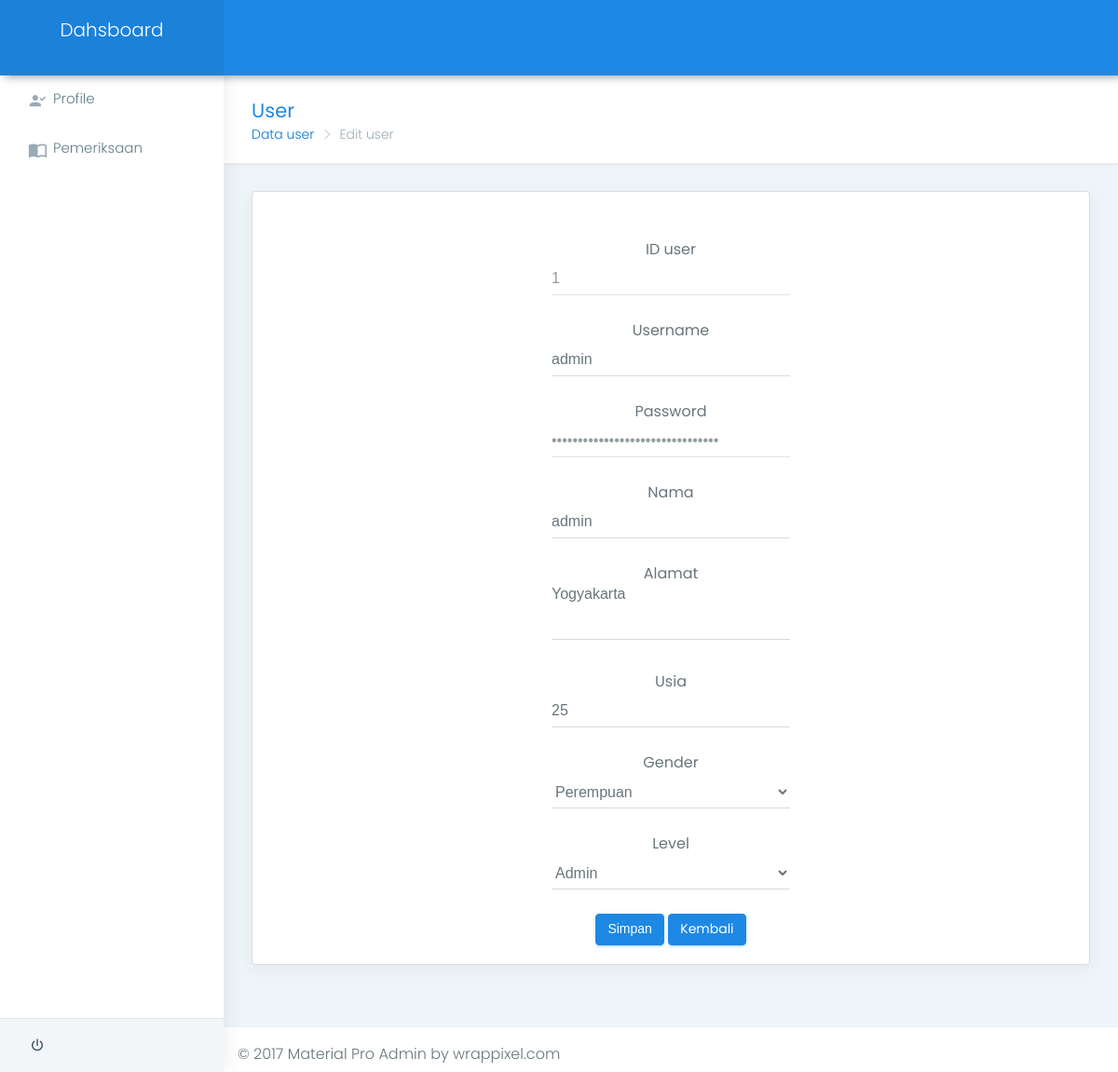
The app's page /back/user/edit/1, older data.
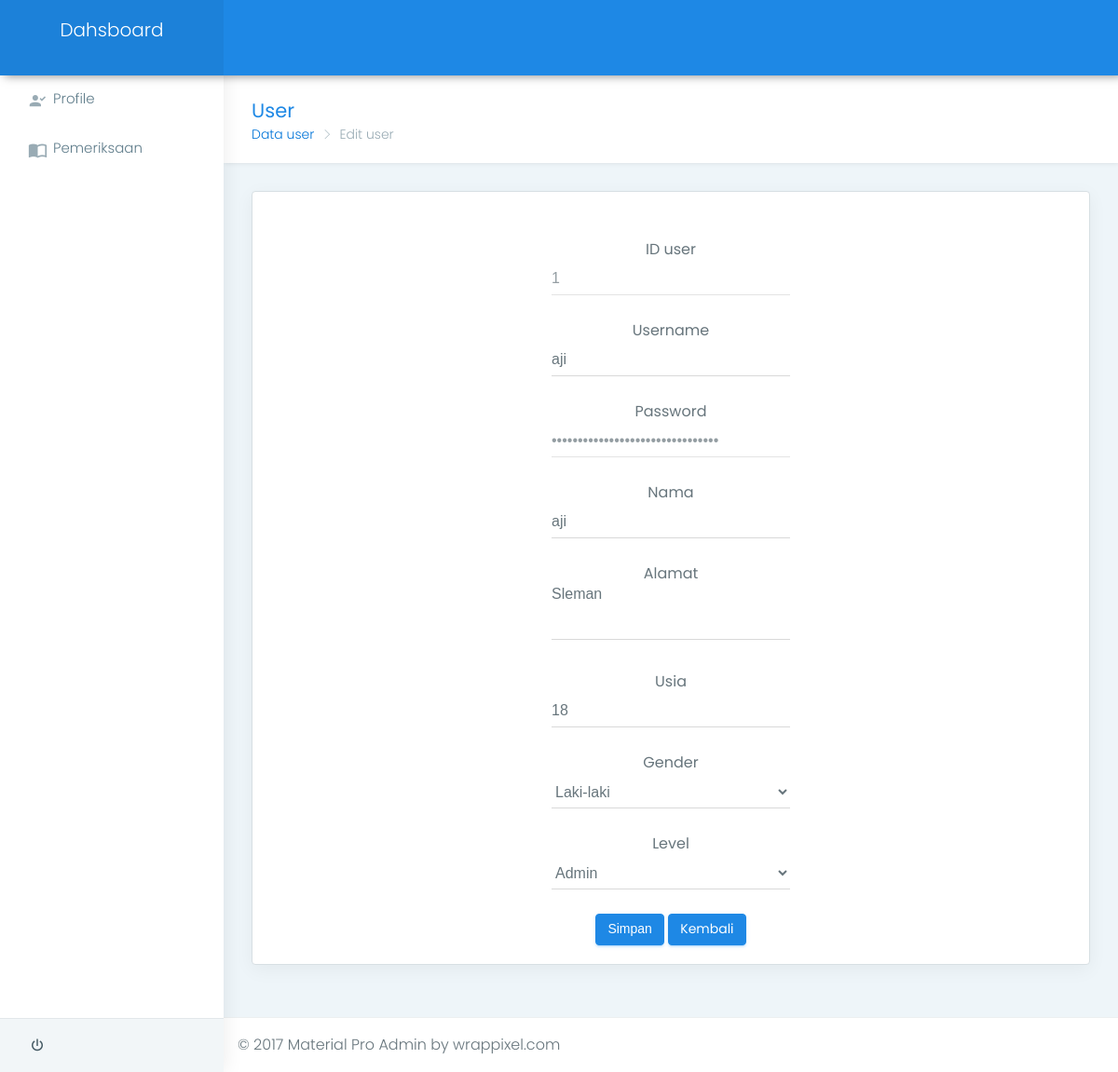
The same page, newer data.
### tables this page shows
CREATE TABLE IF NOT EXISTS `tb_user` (
`id_user` int(5) NOT NULL,
  `username` varchar(25) NOT NULL,
  `password` varchar(32) NOT NULL,
  `nama` varchar(50) NOT NULL,
  `alamat` text NOT NULL,
  `usia` int(2) NOT NULL,
  `gender` enum('L','P') NOT NULL,
  `level` enum('admin','user') NOT NULL
);

### application/controllers/back/User.php (called while the page is built, shortened)
<?php if ( ! defined('BASEPATH')) exit('No direct script access allowed');
class User extends CI_Controller {
	public function __construct()	{
		$this->load->library('session');
		$this->load->helper('form');
		$this->load->helper('url');
		$this->load->model('back/M_user');
	}
	public function edit($id) {
         $data['data_user'] = $this->M_user->get_cari_user($id);
        $this->load->view('back/temp/head');
		$this->load->view('back/temp/sidebar');
        $this->load->view('back/user/edit_user',$data);
       	$this->load->view('back/temp/footer');
        }
}

### index.php (called while the page is built, shortened)
<?php
require_once BASEPATH.'core/CodeIgniter.php';

### application/models/back/M_user.php (called while the page is built, shortened)
<?php  if ( ! defined('BASEPATH')) exit('No direct script access allowed');
class M_user extends CI_Model {
	public function get_cari_user($id) {
    $this->db->select('*');
    $this->db->where('id_user', $id);
    $query = $this->db->get('tb_user');
    	return $query->result_array();
	}
}
?>

### application/views/back/user/edit_user.php (the view, shortened to what the changed rows need)
<div class="page-wrapper">
    <div class="container-fluid">
        <div class="row">
            <div class="col-lg-12">
                <div class="card">
                    <div class="card-block">
                      <center class="m-t-30">
                        <?php foreach($data_user as $list) { ?>
                        <form class="form-horizontal form-material" action="<?php echo base_url(). 'back/user/edit_aksi'; ?>" method="POST">
                          <div class="form-group">
                              <label for="id_user" class="col-lg-2">ID user</label>
                              <div class="col-sm-4">
                                  <input type="text" name="id_user" required="" value="<?php echo $list['id_user']; ?>" readonly="readonly" class="form-control" />
                              </div>
                          </div>
                          <div class="form-group">
                          <label for="id_user" class="col-lg-2">Username</label>
                            <div class="col-sm-4">
                              <input type="text" name="username" required="" class="form-control" value="<?php echo $list['username']; ?>" />
                            </div>
                          </div>
                          <div class="form-group">
                          <label for="bobot" class="col-lg-2">Password</label>
                            <div class="col-sm-4">
                              <input type="password" name="password" required="" class="form-control" value="<?php echo $list['password']; ?>" readonly="readonly" />
                            </div>
                          </div>
                          <div class="form-group">
                          <label for="bobot" class="col-lg-2">Nama</label>
                            <div class="col-sm-4">
                              <input type="text" name="nama" required="" class="form-control" value="<?php echo $list['nama']; ?>" />
                            </div>
                          </div>
                          <div class="form-group">
                          <label for="bobot" class="col-lg-2">Alamat</label>
                            <div class="col-sm-4">
                              <textarea class="form-control" rows="3" name="alamat" class="form-control" /><?php echo $list['alamat']; ?></textarea>
                            </div>
                          </div>
                          <div class="form-group">
                          <label for="bobot" class="col-lg-2">Usia</label>
                            <div class="col-sm-4">
                              <input type="number" placeholder="1" step="1" min="1" max="100" name="usia" class="form-control" value="<?php echo $list['usia']; ?>" />
                            </div>
                          </div>
                          <div class="form-group">
                            <label for="gender" class="col-lg-2">Gender</label>
                              <div class="col-sm-4">
                                <select name="gender" id="" class="form-control">
                                <option value="L"<?php if($list['gender'] == 'L'){ echo 'selected'; } ?>>Laki-laki</option>
                                <option value="P"<?php if($list['gender'] == 'P'){ echo 'selected'; } ?>>Perempuan</option>
                                </select>
                              </div>
                          </div>
                          <div class="form-group">
                            <label for="level" class="col-lg-2">Level</label>
                              <div class="col-sm-4">
                                <select name="level" id="" class="form-control">
                                <option value="admin"<?php if($list['level'] == 'admin'){ echo 'selected'; } ?>>Admin</option>
                                </select>
                              </div>
                          </div>
                         <?php } ?>
                      </form>
                      </center>
                      </div>
                </div>
            </div>
        </div>
    </div>

Row changes from the older to the newer data that the page shows:
changed tb_user "Admin": username "admin" → "aji"; nama "admin" → "aji"; alamat "Yogyakarta" → "Sleman"; usia "25" → "18"; gender "Perempuan" → "Laki-laki"
